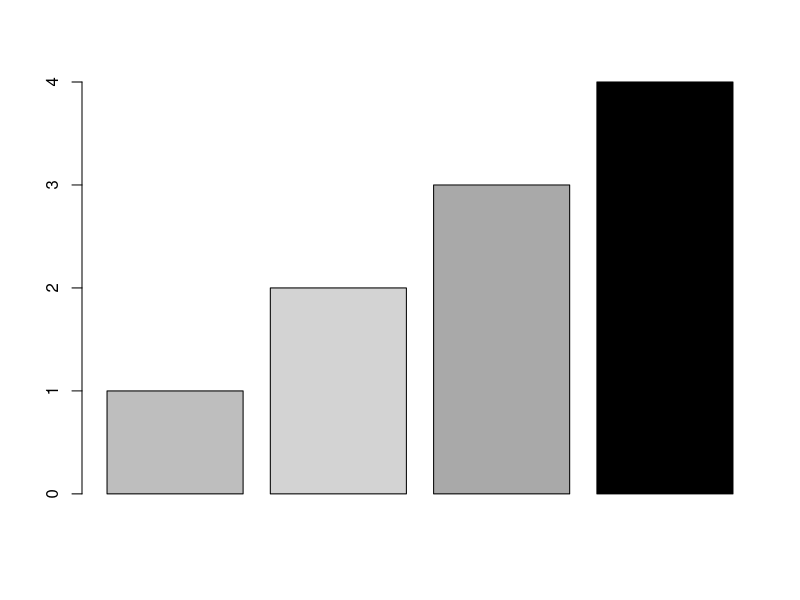
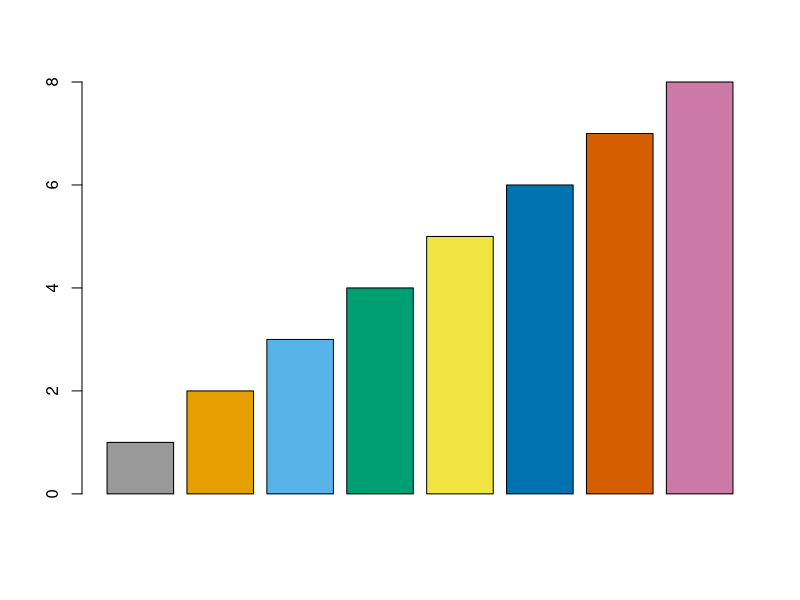
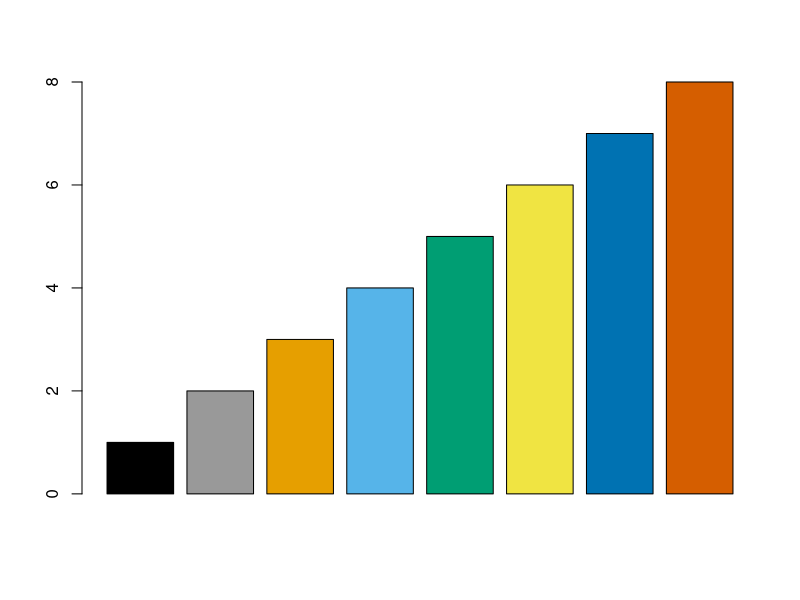
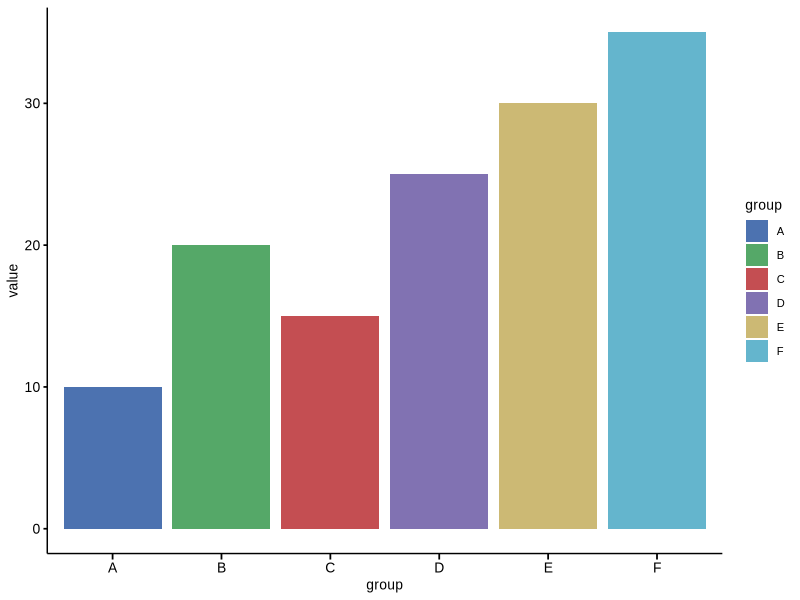

Write R code to recreate these figures, in order.
## ---- chunk 1
knitr::opts_chunk$set(fig.width = 6, fig.height = 3.8,
                      fig.align = "center", fig.retina = 3,
                      out.width = "85%", collapse = TRUE)
## ---- chunk 2
### gray colors
cb <- c("gray", "lightgray", "darkgray", "black")
barplot(1:4, col = cb)
## ---- chunk 3
## Use color blind-friendly palette:
cbp1 <- c(
  "#999999", 
  "#E69F00", 
  "#56B4E9", 
  "#009E73",
  "#F0E442", 
  "#0072B2", 
  "#D55E00", 
  "#CC79A7"
)
barplot(1:8, col = cbp1)
## ---- chunk 4
### friendly colors
cbPalette <- c(
    "#000000", 
    "#999999", 
    "#E69F00", 
    "#56B4E9", 
    "#009E73", 
    "#F0E442", 
    "#0072B2", 
    "#D55E00", 
    "#CC79A7"
)
barplot(1:8, col = cbPalette)
## ---- chunk 5
library(ggplot2)

theme_set(
    theme(
        text = element_text(size = 10, family = "Arial"),
        panel.background = element_rect(fill = NA, color = NA),
        axis.title = element_text(size = 10, color = "black"),
        axis.text = element_text(size = 10, color = "black"),
        # axis.text.x = element_text(angle = 45, hjust = 1, vjust = 1),
        axis.ticks.length.x = unit(0.3, "lines"),
        axis.line = element_line(colour = "Black"),
        axis.ticks = element_line(colour = "black", linewidth = 0.6),
        plot.title = element_text(face = "bold", hjust = 0.5, size = 10)
    )
)

friendly_colors <- c(
  "#4C72B0", 
  "#55A868", 
  "#C44E52", 
  "#8172B2", 
  "#CCB974", 
  "#64B5CD"
)

# Create example data frame
df <- data.frame(
    group = c("A", "B", "C", "D", "E", "F"),
    value = c(10, 20, 15, 25, 30, 35)
)

# Create plot with friendly colors
ggplot(df, aes(x = group, y = value, fill = group)) +
    geom_bar(stat = "identity") +
    scale_fill_manual(values = friendly_colors)
